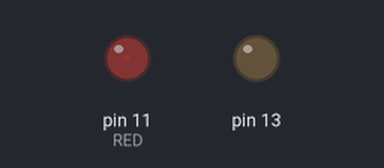
This sketch was run on a simulated Arduino Uno, built with avr-gcc and run on an emulated ATmega328P. On the bench: output pins drawn as LEDs (lit = HIGH).

Above: at 0.05 s.
At 2.3 s:
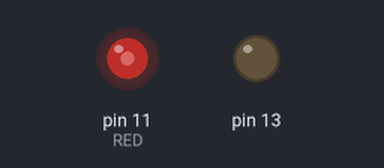
At 4.6 s:
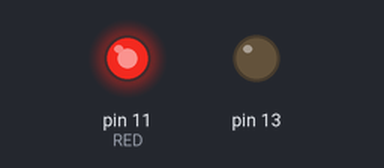
At 9.2 s:
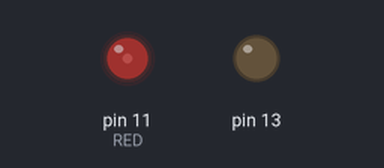
Timing chart, 0 to 13.3 s (numbered marks = the images above):
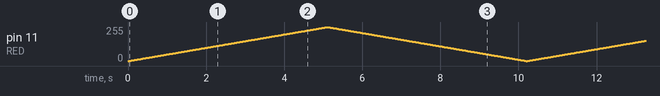

The sketch:

sketch_apr11b.ino
```cpp
#define RED 11
void setup() {
  // put your setup code here, to run once:
    pinMode (13, OUTPUT);

}

void loop() {
  // put your main code here, to run repeatedly:
    for(int i = 0; i<255;i++)
    {
      analogWrite(RED,i);
      delay(20);
     }
      for(int i=255; i>0;i--)
      {
        analogWrite(RED,i);
        delay(20);
      }

}
```
